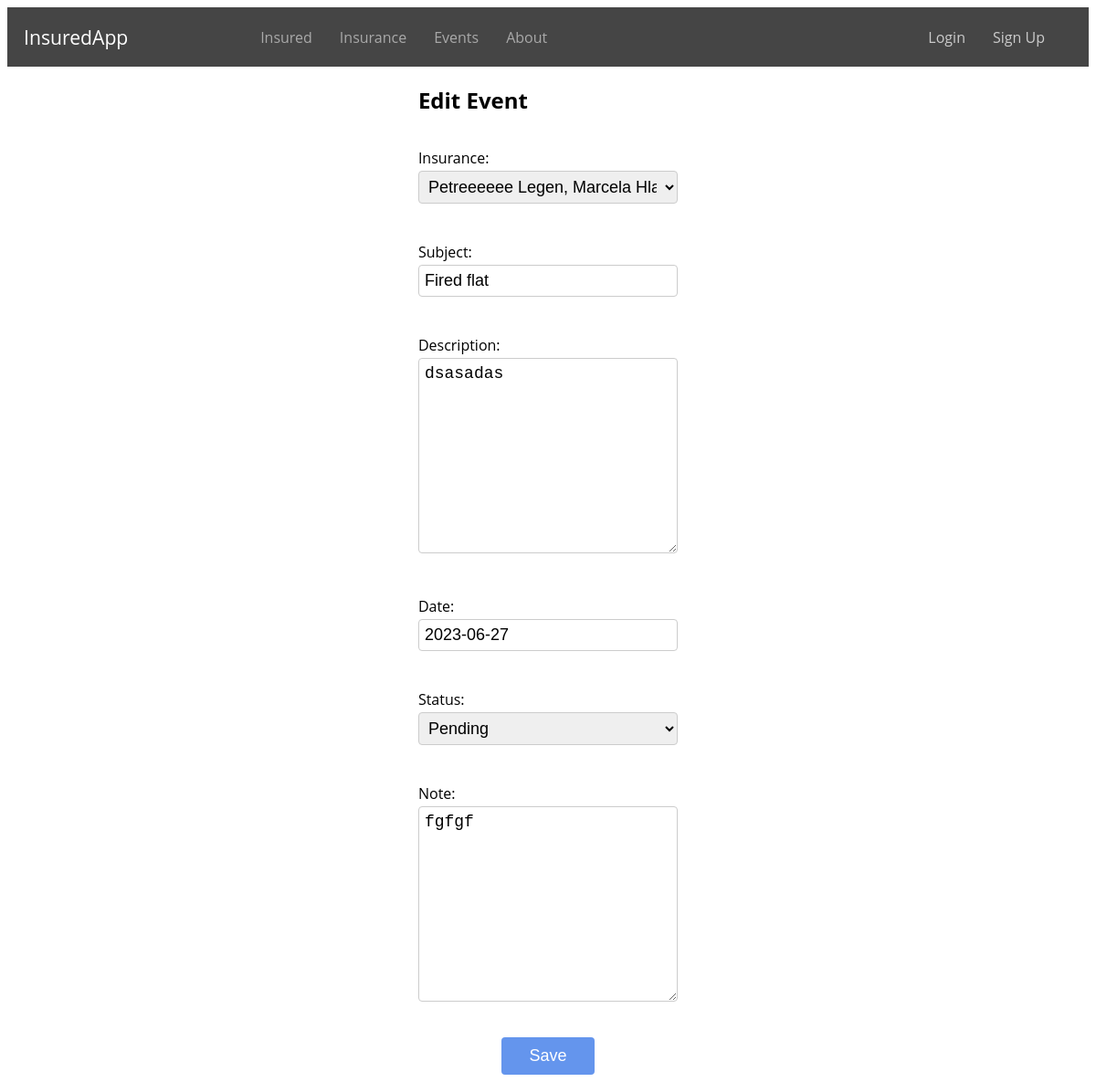
/edit_event/8/, run on the app's committed database.
### evidence/models.py (models this page shows, shortened)
class InsuranceEvent(models.Model):
    STATUS_CHOICES = (
        ('pending', 'Pending'),
        ('approved', 'Approved'),
        ('rejected', 'Rejected'),
        ('in_progress', 'In Progress'),
        ('completed', 'Completed'),
    )
    insurance = models.ForeignKey(Insurance, on_delete=models.CASCADE, null=True)
    subject = models.CharField(max_length=32, null=True)
    description = models.TextField()
    date = models.DateField()
    status = models.CharField(max_length=32, choices=STATUS_CHOICES)
    note = models.TextField(blank=True, null=True)

class Insurance(models.Model):
    INSURANCE_TYPE = (
        ('home', 'Home insurance'),
        ('car', 'Car insurance'),
        ('property', 'Property insurance'),
    )
    insurance = models.ManyToManyField(Insured, related_name='insurance')
    type = models.CharField(max_length=32, choices=INSURANCE_TYPE)
    subject = models.CharField(max_length=32)
    amount = models.DecimalField(max_digits=10, decimal_places=2)
    valid_from = models.DateField()
    valid_until = models.DateField()
    class Meta:
        ordering = ['id']
    def __str__(self):
        insured_names = [f"{insured.first_name} {insured.last_name}" for insured in self.insurance.all()]
        insured_list = ", ".join(insured_names)
        return f"{insured_list}: {self.subject}"

### evidence/views.py (the view)
# urls.py: path('edit_event/<int:event_id>/', views.edit_event, name='edit_event'),
def edit_event(request, event_id):
    event = get_object_or_404(InsuranceEvent, id=event_id)
    if request.method == 'POST':
        form = InsuranceEventForm(request.POST, instance=event)
        if form.is_valid():
            form.save()
            return redirect('insurance_event_detail', event_id=event_id)
    else:
        form = InsuranceEventForm(instance=event)
    context = {
        'form': form,
        'event': event
    }
    return render(request, 'edit_event.html', context)

### evidence/forms.py
class InsuranceEventForm(forms.ModelForm):
    class Meta:
        model = InsuranceEvent
        fields = ['insurance', 'subject', 'description', 'date', 'status', 'note']

### evidence/templates/edit_event.html (shortened to what this page needs)
{% extends 'base.html' %}
{% block content %}
  <h2 class="create-event-h">Edit Event</h2>
  <form method="post" class="my-form">
    {{ form.as_p }}
    <div class="submit-button-create-event">
        <button type="submit" class="submit-button">Save</button>
    </div>
  </form>
{% endblock %}

### static/css/style.css (style rules this page uses)
.submit-button { padding: 10px 30px; background-color: #6495ED; color: #fff; text-decoration: none; font-size: 18px; border: none; border-radius: 4px; cursor: pointer; }
.my-form, .sign-up-form, .login-form { display: grid; justify-content: center; grid-template-columns: 1fr; grid-gap: 10px; align-items: start; margin: 0 38% 0 38%; font-family: 'Open Sans', sans-serif; }
.my-form input, .my-form select, .my-form textarea, .sign-up-form input, .sign-up-form select, .sign-up-form textarea, .login-form input, .login-form select, .login-form textarea { width: 100%; box-sizing: border-box; padding: 6px; border: 1px solid #ccc; border-radius: 4px; margin-top: 3px; font-size: 18px; }
.create-event-h, .add-policyholder-h, .sign-up-h, .login-h { margin-left: 38%; font-family: 'Open Sans', sans-serif; }
.submit-button-create-event { display: flex; justify-content: center; margin-top: 3%; }

### data on the page
InsuranceEvent: insurance "Petreeeeee Legen, Marcela Hladká, Kokošajz Koko: Computer", description "dsasadas", date "2023-06-27", status "Pending", note "fgfgf"
Insurance: subject "Fired flat"
